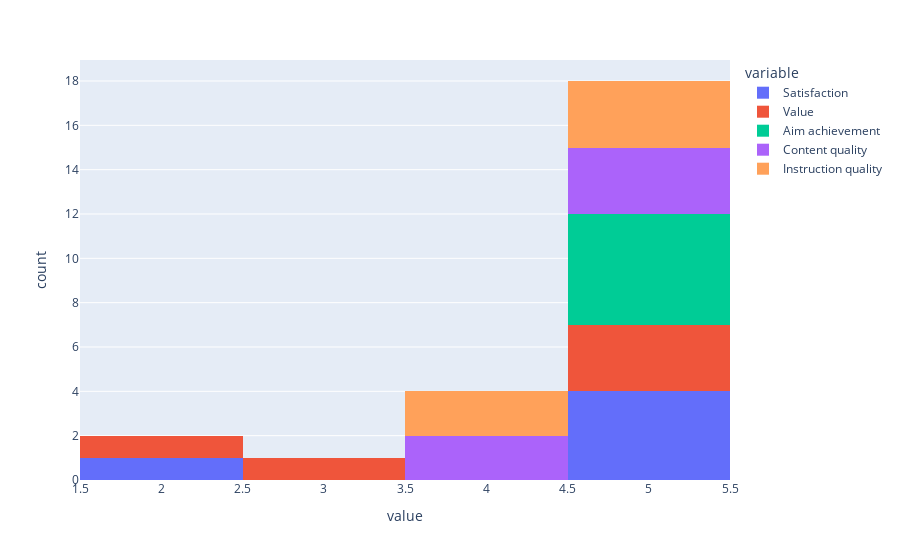

Notebook code cell kept with this figure:
### Markdown cell above
# Learning Evaluation

## Why

We plan, design and deliver learning to do 'something' (help newbies get onboard,
help new grads understand the business, help new managers understand the ropes, remind
everyone about the importance of compliance etc) so of course we (and our clients/decision makers)
want to know if we actually did it. That is why we evaluate learning.

## What

In most cases we do a simple survey/questionnaire of participants after the learning event (e-learning, video, 
interactive digital content, face-to-face session, all-employee-meeting etc), analyze and make a judgement on
the data.

## When

Just after the learning (as soon as digital learning completes, on last day of face-to-face program)

## Where

Your survey system (your LMS, Microsoft Forms or some free web service)

## Who

Your survey system

## To Whom

The learning participants

## How

When preparing your learning event/content make sure you decide:

1. How rigorously you want to evaluate
2. The points you want to evaluate
3. The tool you will use to conduct the survey/questionnaire
4. How you will analyze and present the survey/questionnaire results

### Decide how rigorously you want to evaluate

Is this a mjor new organizational change event driven the the CEO? In that case a high degree of
rigour is demanded. Or is this an annual compliance e-learning that everyone has experienced many times
any whose content is mostly the same each year? In which case the default LMS e-learning questionnaire format
of 3 or 4 questions would more than suffice.

### Decide the points you want to evaluate

Of course, the learning aim is a must. 

### Decide what tool you will use to conduct the survey/questionnaire
### Decide how you will analyze and present the survey/questionnaire results

### Code cell
from myst_nb import glue
import pandas as pd
import plotly.express as px

import plotly.io as pio
pio.renderers
pio.renderers.default = "plotly_mimetype+notebook_connected"
 
# initialize list of lists
data = [[5, 3, 5, 4, 4], [2, 2, 5, 4, 4], [5, 5, 5, 5, 5], [5, 5, 5, 5, 5], [5, 5, 5, 5, 5]]
 
# Create the pandas DataFrame
df = pd.DataFrame(data, columns = ['Satisfaction', 'Value', 'Aim achievement', 'Content quality', 'Instruction quality'], 
                 index = ['Participant 1', 'Participant 2', 'Participant 3', 'Participant 4', 'Participant 5'])
plot = px.histogram(df)

glue("plot", display(plot), display=False)
glue("df", df, display=False)

#plot.show()

### Figure 1 — Plotly figure (JSON) as saved in the notebook; plotly's stock layout.template omitted (floating-point values rounded to 4 significant figures)
{"data": [{"alignmentgroup": "True", "bingroup": "x", "hovertemplate": "variable=Satisfaction<br>value=%{x}<br>count=%{y}<extra></extra>", "legendgroup": "Satisfaction", "marker": {"color": "#636efa", "pattern": {"shape": ""}}, "name": "Satisfaction", "offsetgroup": "Satisfaction", "orientation": "v", "showlegend": true, "type": "histogram", "x": [5, 2, 5, 5, 5], "xaxis": "x", "yaxis": "y"}, {"alignmentgroup": "True", "bingroup": "x", "hovertemplate": "variable=Value<br>value=%{x}<br>count=%{y}<extra></extra>", "legendgroup": "Value", "marker": {"color": "#EF553B", "pattern": {"shape": ""}}, "name": "Value", "offsetgroup": "Value", "orientation": "v", "showlegend": true, "type": "histogram", "x": [3, 2, 5, 5, 5], "xaxis": "x", "yaxis": "y"}, {"alignmentgroup": "True", "bingroup": "x", "hovertemplate": "variable=Aim achievement<br>value=%{x}<br>count=%{y}<extra></extra>", "legendgroup": "Aim achievement", "marker": {"color": "#00cc96", "pattern": {"shape": ""}}, "name": "Aim achievement", "offsetgroup": "Aim achievement", "orientation": "v", "showlegend": true, "type": "histogram", "x": [5, 5, 5, 5, 5], "xaxis": "x", "yaxis": "y"}, {"alignmentgroup": "True", "bingroup": "x", "hovertemplate": "variable=Content quality<br>value=%{x}<br>count=%{y}<extra></extra>", "legendgroup": "Content quality", "marker": {"color": "#ab63fa", "pattern": {"shape": ""}}, "name": "Content quality", "offsetgroup": "Content quality", "orientation": "v", "showlegend": true, "type": "histogram", "x": [4, 4, 5, 5, 5], "xaxis": "x", "yaxis": "y"}, {"alignmentgroup": "True", "bingroup": "x", "hovertemplate": "variable=Instruction quality<br>value=%{x}<br>count=%{y}<extra></extra>", "legendgroup": "Instruction quality", "marker": {"color": "#FFA15A", "pattern": {"shape": ""}}, "name": "Instruction quality", "offsetgroup": "Instruction quality", "orientation": "v", "showlegend": true, "type": "histogram", "x": [4, 4, 5, 5, 5], "xaxis": "x", "yaxis": "y"}], "layout": {"autosize": true, "barmode": "relative", "legend": {"title": {"text": "variable"}, "tracegroupgap": 0}, "margin": {"t": 60}, "xaxis": {"anchor": "y", "autorange": true, "domain": [0, 1], "range": [1.5, 5.5], "title": {"text": "value"}, "type": "linear"}, "yaxis": {"anchor": "x", "autorange": true, "domain": [0, 1], "range": [0, 18.95], "title": {"text": "count"}}}}
